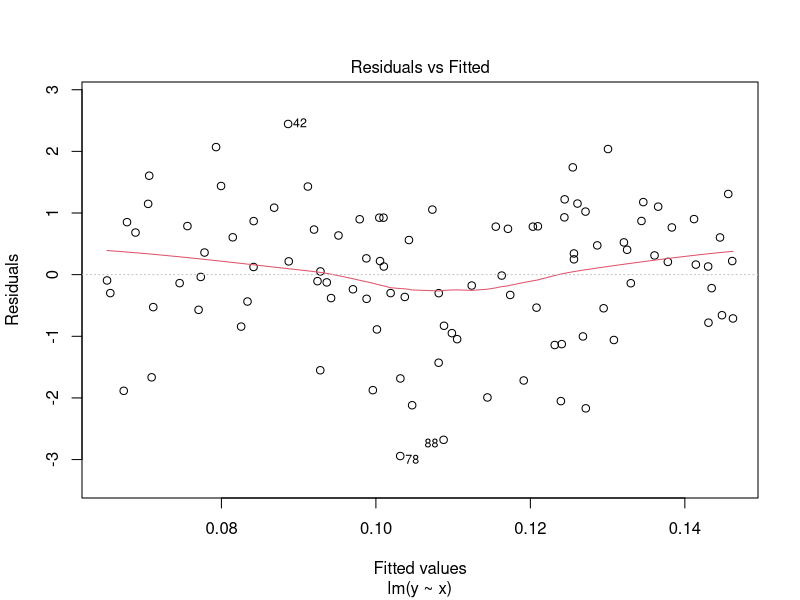
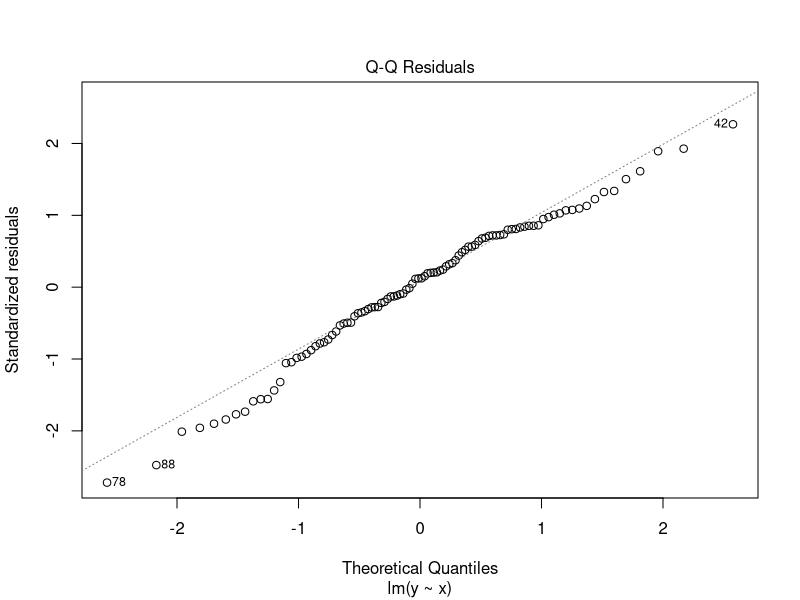
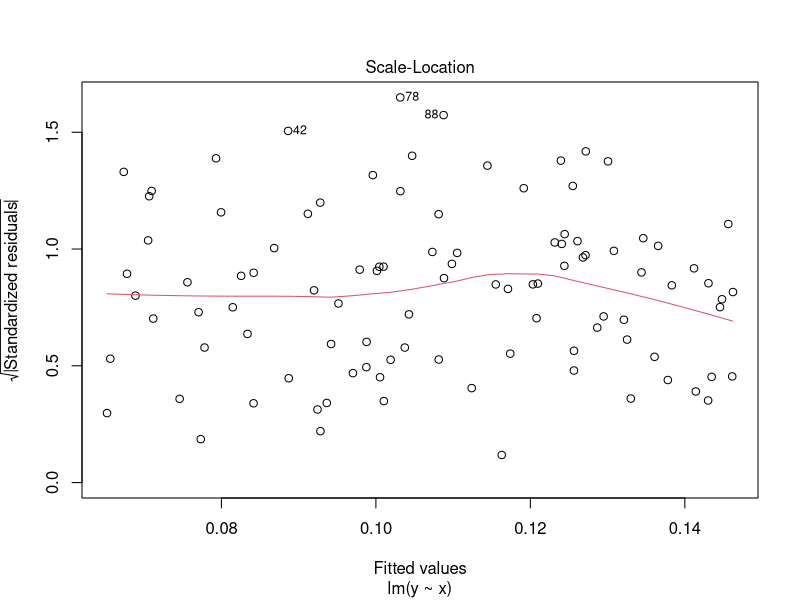
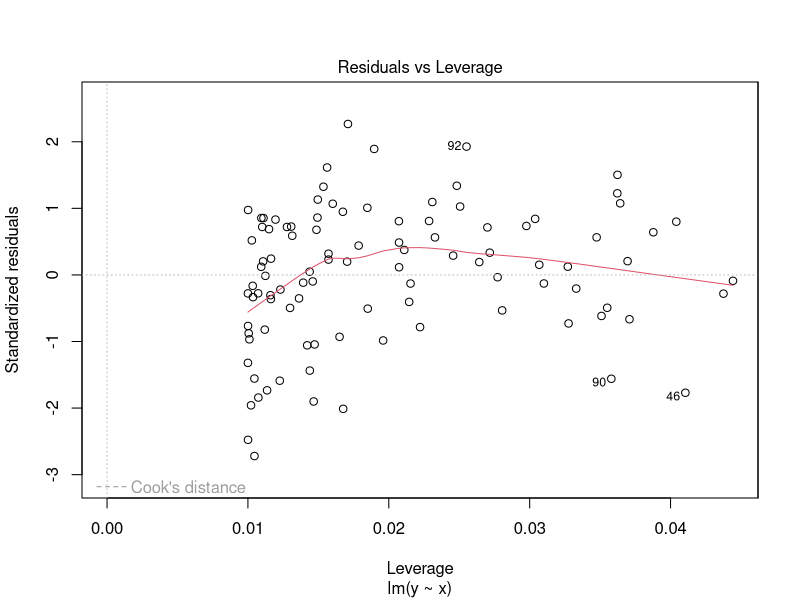
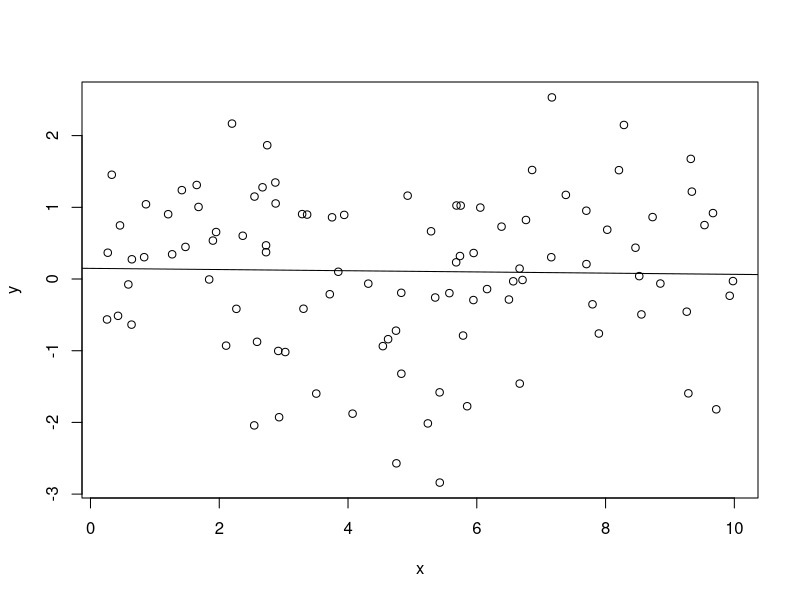
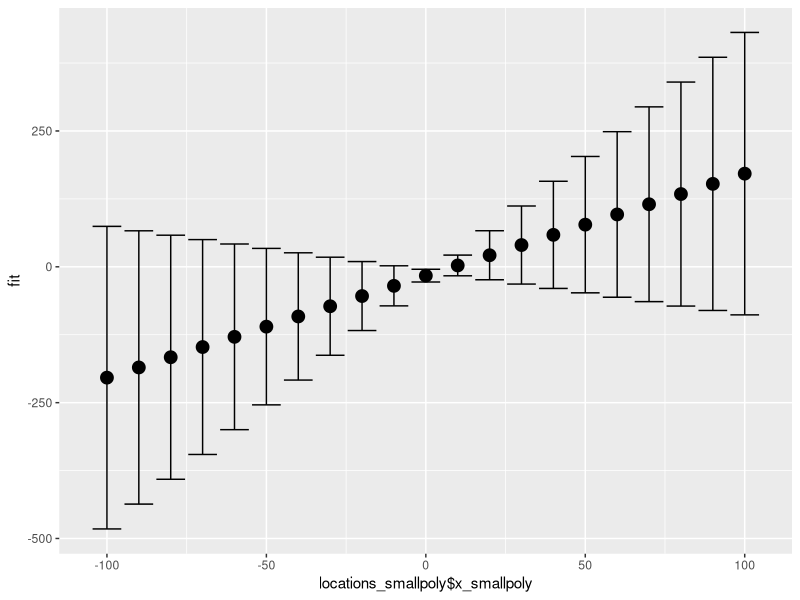
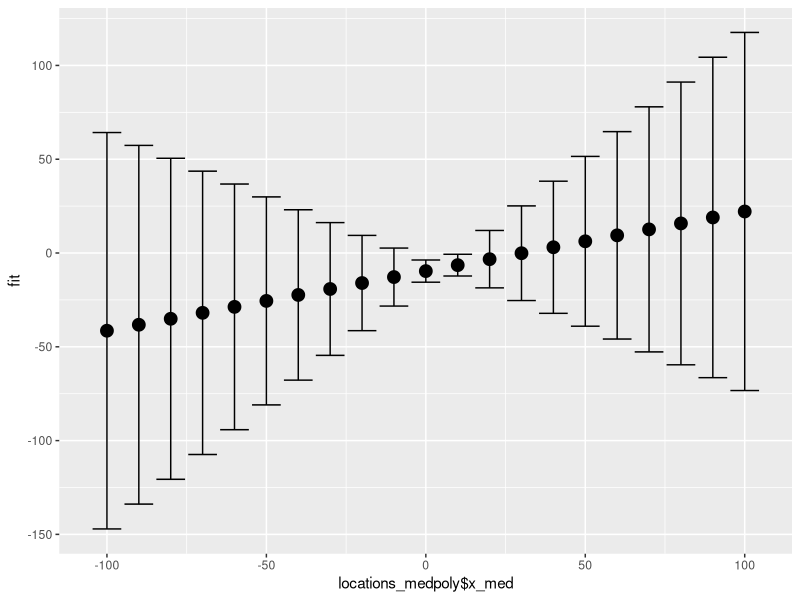
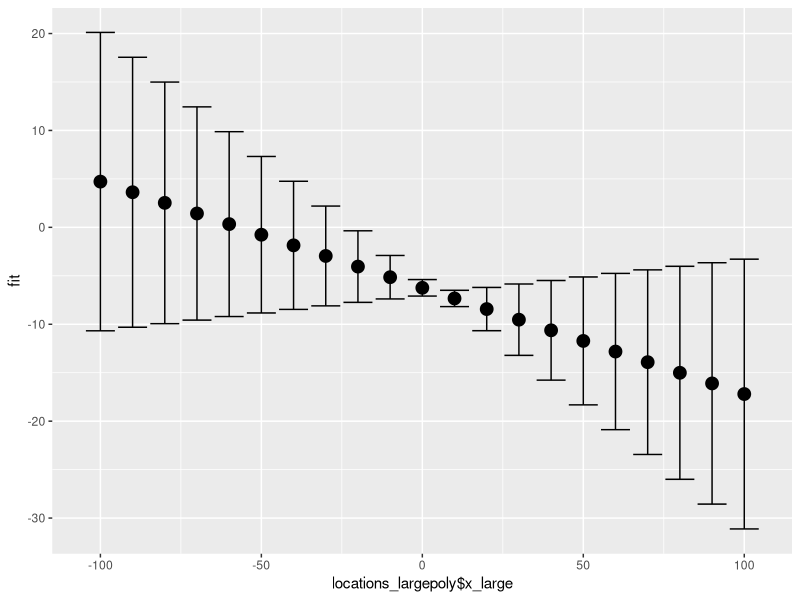

Write R code to recreate these figures, in order.
## ---- chunk 1
knitr::opts_chunk$set(echo = TRUE)
## ---- chunk 2
require(ggplot2)
## ---- chunk 3
check_violations <- function(sample_size, orig_new_obsv, violation_name, violation_func, sigma_sq, orig_x) {
# new_obs used to calculate y
# x, eps used to calculate y_hat
    if (violation_name == "None") {
      x <- orig_x
      new_obsv <- orig_new_obsv
      eps <- rnorm(sample_size, mean = 0, sd = sqrt(sigma_sq))
      return(list(x,new_obsv,eps))
    }
    if (violation_name == "Nonlinear relationship") {
      x <- violation_func(orig_x)
      new_obsv <- violation_func(orig_new_obsv)
      eps <- rnorm(sample_size, mean = 0, sd = sqrt(sigma_sq))
      return(list(x,new_obsv,eps))
    }
    if (violation_name == "Non-normal errors") {
      if (violation_func == "Gamma") {
        x <- orig_x
        new_obsv <- orig_new_obsv
        eps_alpha <- 2
        eps_beta <- 1/4
        eps <- (rgamma(sample_size, shape = eps_alpha, scale = eps_beta) - eps_alpha * eps_beta) * 2
        return(list(x,new_obsv,eps))
      }
      if (violation_func == "Poisson") {
        x <- orig_x
        new_obsv <- orig_new_obsv
        lambda <- 4
        eps <- (rpois(sample_size, lambda) - lambda) * 2
        return(list(x,new_obsv,eps))
      }
    }
    if (violation_name == "Heterogeneous variances"){
      x <- orig_x
      new_obsv <- orig_new_obsv
      eps <- rnorm(sample_size, mean = 0, sd = violation_func(x))
      return(list(x,new_obsv,eps))
  }
}


# function that will run simulations, violating a specific assumption
run_simulations <- function(num_runs, sample_size, num_new_obsv, violation, violation_func, parameters, sigma_sq) {
  
  sim_results <- data.frame(bad_prediction_rate = 0,
                            bad_b0_rate = 0, 
                            bad_b1_rate = 0, 
                            average_mse = 0, 
                            insignificant_b0_rate = 0, 
                            insignificant_b1_rate = 0)

  b0 <- parameters[1]
  b1 <- parameters[2]
  
  for (i in 1:num_runs) {
    x <- runif(sample_size, 0, 10)
    new_obsv <- runif(num_new_obsv, 0, 10)
    
    violated_data <- check_violations(sample_size, new_obsv, violation, violation_func, sigma_sq, x)
    violated_x <- violated_data[[1]]
    violated_new_obsv <- violated_data[[2]]
    eps <- violated_data[[3]]
    
    y <- b0 + b1 * violated_x + eps
    exp_val_y <- b0 + b1 * violated_new_obsv
    
    # fit a linear model using the simulated data
    my_lm <- lm(y ~ x)
    
    # predict y for new values of x using the fitted linear model
    y_hat_ci <- predict(my_lm, newdata = data.frame(x = new_obsv), interval = "confidence")
    # check whether the confidence interval actually captures the expected value of y from the true model
    bad_predictions <- num_new_obsv - sum((exp_val_y >= y_hat_ci[,2]) & (exp_val_y <= y_hat_ci[,3]))
    sim_results$bad_prediction_rate <- sim_results$bad_prediction_rate + bad_predictions
    
    # get confidence iterval for beta hat
    beta_ci <- confint(my_lm)
    # check whether the true value for the betas is caputured in the confidence interval
    good_betas <- ((parameters >= beta_ci[,1]) & (parameters <= beta_ci[,2]))
    if (good_betas[1] == FALSE) sim_results$bad_b0_rate <- sim_results$bad_b0_rate + 1
    if (good_betas[2] == FALSE) sim_results$bad_b1_rate <- sim_results$bad_b1_rate + 1
    
    # add the mse to the sum of MSE for all runs (to be averaged at the end)
    sim_results$average_mse <- sim_results$average_mse + (anova(my_lm)$'Mean Sq'[2])
    
    
    # check which beta_hats are significant based on the p-values
    p_vals <- summary(my_lm)$coeff[,4]
    if (p_vals[1] > .05) sim_results$insignificant_b0_rate <- sim_results$insignificant_b0_rate + 1
    if (p_vals[2] > .05) sim_results$insignificant_b1_rate <- sim_results$insignificant_b1_rate + 1
  }
  sim_results$bad_prediction_rate <- sim_results$bad_prediction_rate/(num_new_obsv*num_runs)
  sim_results[,2:6] <- sim_results[,2:6]/num_runs

  payload <- list(sim_results=sim_results, lm_model=my_lm, x=x, y=y, eps=eps, y_hat_ci=y_hat_ci, exp_val_y=exp_val_y)
  return(payload)
  
}
## ---- chunk 4
show_diagnostics <- function(payload) {
  # unpack payload
  list2env(payload, envir=environment())
  #list[sim_results, lm_model, x, y, eps, y_hat_ci, exp_val_y] <- payload

  # print() required inside function
  print(summary(lm_model))
  print(anova(lm_model))
  plot(lm_model)
  plot(y ~ x)
abline(lm_model)
#ggplot(yhat_medsine, aes(x =locations_medsine$x_med, y = fit)) +
#geom_point(size = 4) +
#geom_errorbar(aes(ymax = yhat_medsine$upr, ymin = #yhat_medsine$lwr))
}

n_sims <- 10
n_samps <- 100
num_new_obsv <- 10
violation_type <- "Nonlinear relationship"
violation_func <- sin
parameters <- c(0,1)
sigma_sq <- 1

payload <- run_simulations(n_sims, n_samps, num_new_obsv, violation_type, violation_func, parameters, sigma_sq)

show_diagnostics(payload)
## ---- chunk 5
#part e, name the normal func & nonnormal func & randomly call it
my.simulation <- function(n, b0, b1){
  choices.simulation <- c("normal", "nonnormal")
  random.choice <- sample(choices.simulation, 1)
  if (random.choice == "normal"){
    return(normal_func)
  }
  else{
    return(nonnormal_func)
  }
}
## ---- chunk 6
set.seed(1)
# Sample code to get started
n_small <- 20
n_med <- 100
n_large <- 5000
locations <- c(-10:10)*10
## ---- chunk 7
num_runs <- 100
num_new_obsv <- 20
parameters <- c(10,2)
sigma_sq <- 4
## ---- chunk 8
poly_func <- function(x) (x-5)^2
poly_small_results <- run_simulations(num_runs,
                                      n_small, 
                                      num_new_obsv, 
                                      violation = "Nonlinear relationship", 
                                      violation_func = poly_func, 
                                      parameters, 
                                      sigma_sq)

poly_med_results <-run_simulations(num_runs,
                                   n_med, 
                                   num_new_obsv, 
                                   violation =  "Nonlinear relationship", 
                                   violation_func = poly_func, 
                                   parameters, 
                                   sigma_sq)

poly_large_results <-run_simulations(num_runs, 
                                     n_large, 
                                     num_new_obsv, 
                                     violation =  "Nonlinear relationship", 
                                     violation_func = poly_func, 
                                     parameters, 
                                     sigma_sq)
polynomial_results <- rbind(small_samp = poly_small_results, 
                            med_samp = poly_med_results, 
                            large_samp = poly_large_results)
polynomial_results
## ---- chunk 9
exp_small_results <- run_simulations(num_runs,
                                     n_small, 
                                     num_new_obsv, 
                                     violation =  "Nonlinear relationship", 
                                     violation_func = exp, 
                                     parameters, 
                                     sigma_sq)

exp_med_results <-run_simulations(num_runs, 
                                  n_med, 
                                  num_new_obsv, 
                                  violation =  "Nonlinear relationship",
                                  violation_func = exp, 
                                  parameters, 
                                  sigma_sq)

exp_large_results <-run_simulations(num_runs,
                                    n_large, 
                                    num_new_obsv, 
                                    violation =  "Nonlinear relationship", 
                                    violation_func = exp, 
                                    parameters, 
                                    sigma_sq)

exponential_results <- rbind(small_samp = exp_small_results,
                             med_samp = exp_med_results, 
                             large_samp = exp_large_results)
exponential_results
## ---- chunk 10
sin_small_results <- run_simulations(num_runs, 
                                     n_small, 
                                     num_new_obsv, 
                                     violation =  "Nonlinear relationship", 
                                     violation_func = sin, 
                                     parameters, 
                                     sigma_sq)

sin_med_results <- run_simulations(num_runs, 
                                   n_med, 
                                   num_new_obsv, 
                                   violation =  "Nonlinear relationship", 
                                   violation_func = sin, 
                                   parameters, 
                                   sigma_sq)

sin_large_results <- run_simulations(num_runs, 
                                     n_large, 
                                     num_new_obsv, 
                                     violation =  "Nonlinear relationship", 
                                     violation_func = sin, 
                                     parameters, 
                                     sigma_sq)

sinusoidal_results <- rbind(small_samp = sin_small_results, 
                            med_samp = sin_med_results, 
                            large_samp = sin_large_results)
sinusoidal_results
## ---- chunk 11
log_small_results <- run_simulations(num_runs, 
                                     n_small, 
                                     num_new_obsv, 
                                     violation =  "Nonlinear relationship", 
                                     violation_func = log,
                                     parameters, 
                                     sigma_sq)

log_med_results <- run_simulations(num_runs, 
                                   n_med, 
                                   num_new_obsv, 
                                   violation =  "Nonlinear relationship", 
                                   violation_func = log, 
                                   parameters, 
                                   sigma_sq)

log_large_results <- run_simulations(num_runs, 
                                     n_large, 
                                     num_new_obsv, 
                                     violation =  "Nonlinear relationship", 
                                     violation_func = log, 
                                     parameters, 
                                     sigma_sq)

logarithmic_results <- rbind(small_samp = log_small_results, 
                             med_samp = log_med_results, 
                             large_samp = log_large_results)
logarithmic_results
## ---- chunk 12
# TODO: randomize these for part e
b0 <- 10
b1 <- 2

# small sample size
x_smallpoly <- runif(n_small, 0, 10)
eps_smallpoly <- 3 * rnorm(n_small)
y_smallpoly <- b0 - b1 * (x_smallpoly - 5)^2 + eps_smallpoly


# med sample size
x_medpoly <- runif(n_med, 0, 10)
eps_medpoly <- 3 * rnorm(n_med)
y_medpoly <- b0 - b1 * (x_medpoly - 5)^2 + eps_medpoly

# lrg sample size
x_largepoly <- runif(n_large, 0, 10)
eps_largepoly <- 3 *rnorm(n_large)
y_largepoly <- b0 - b1 * (x_largepoly - 5)^2 + eps_largepoly

y_test <- b0 + b1 *x_largepoly + eps_largepoly
lm_test <- lm(y_test ~ x_largepoly)
anova(lm_test)
# part c, for each simulation:
# predict y-hat at several different locations using a confidence interval
locations_smallpoly <- data.frame(x_smallpoly = locations)

lm_smallpoly <- lm(y_smallpoly ~ x_smallpoly)
yhat_smallpoly <- predict.lm(lm_smallpoly, newdata=locations_smallpoly, interval="confidence") # predict y_hat
(yhat_smallpoly)
summary(lm_smallpoly)$coef  # model coefficients
(confint(lm_smallpoly))
(anova(lm_smallpoly)$'Mean Sq'[2]) # MSE
(summary(lm_smallpoly)$coeff[,4]) # p-vals of our coeffs
## ---- chunk 13
locations_medpoly <- data.frame(x_medpoly = locations)
lm_medpoly <- lm(y_medpoly ~ x_medpoly)
yhat_medpoly <- predict.lm(lm_medpoly, newdata=locations_medpoly, interval="confidence")
(yhat_medpoly)
summary(lm_medpoly)$coef
(confint(lm_medpoly))
(anova(lm_medpoly)$'Mean Sq'[2])
(summary(lm_medpoly)$coeff[,4])
## ---- chunk 14
locations_largepoly <- data.frame(x_largepoly = locations)
lm_largepoly <- lm(y_largepoly ~ x_largepoly)
yhat_largepoly <- predict.lm(lm_largepoly, newdata=locations_largepoly, interval="confidence")
## ---- chunk 15
summary(lm_largepoly)$coef
(confint(lm_largepoly))
(anova(lm_largepoly)$'Mean Sq'[2])
(summary(lm_largepoly)$coeff[,4])
## ---- chunk 16
yhat_smallpoly <- data.frame(yhat_smallpoly)

ggplot(yhat_smallpoly, aes(x =locations_smallpoly$x_smallpoly, y = fit)) +
  geom_point(size = 4) +
  geom_errorbar(aes(ymax = yhat_smallpoly$upr, ymin = yhat_smallpoly$lwr))


yhat_medpoly <- data.frame(yhat_medpoly)

ggplot(yhat_medpoly, aes(x =locations_medpoly$x_med, y = fit)) +
  geom_point(size = 4) +
  geom_errorbar(aes(ymax = yhat_medpoly$upr, ymin = yhat_medpoly$lwr))


yhat_largepoly <- data.frame(yhat_largepoly)

ggplot(yhat_largepoly, aes(x =locations_largepoly$x_large, y = fit)) +
  geom_point(size = 4) +
  geom_errorbar(aes(ymax = yhat_largepoly$upr, ymin = yhat_largepoly$lwr))
## ---- chunk 17
# TODO: randomize these for part e
b0 <- 10
b1 <- 2

# small sample size
x_smallexp <- runif(n_small, 0, 10)
eps_smallexp <- 3 * rnorm(n_small)
y_smallexp <- b0 - b1 * exp(x_smallexp) + eps_smallexp


# med sample size
x_medexp <- runif(n_med, 0, 10)
eps_medexp <- 3 * rnorm(n_med)
y_medexp <- b0 - b1 * exp(x_medexp) + eps_medexp

# lrg sample size
x_largeexp <- runif(n_large, 0, 10)
eps_largeexp <- 3 * rnorm(n_large)
y_largeexp <- b0 - b1 * exp(x_largeexp) + eps_largeexp

# part c, for each simulation:
# predict y-hat at several different locations using a confidence interval.
locations_smallexp <- data.frame(x_smallexp = locations)

lm_smallexp <- lm(y_smallexp ~ x_smallexp)
yhat_smallexp <- predict.lm(lm_smallexp, newdata=locations_smallexp, interval="confidence") # predict y_hat

summary(lm_smallexp)$coef  # model coefficients
(confint(lm_smallexp))
(anova(lm_smallexp)$'Mean Sq'[2]) # MSE
(summary(lm_smallexp)$coeff[,4])  # p-vals of our coeffs
## ---- chunk 18
locations_medexp <- data.frame(x_medexp = locations)
lm_medexp <- lm(y_medexp ~ x_medexp)
yhat_medexp <- predict.lm(lm_medexp, newdata=locations_medexp, interval="confidence")
(yhat_medexp)
summary(lm_medexp)$coef
(confint(lm_medexp))
(anova(lm_medexp)$'Mean Sq'[2])
(summary(lm_medexp)$coeff[,4])
## ---- chunk 19
locations_largeexp <- data.frame(x_largeexp = locations)
lm_largeexp <- lm(y_largeexp ~ x_largeexp)
yhat_largeexp <- predict.lm(lm_largeexp, newdata=locations_largeexp, interval="confidence")
## ---- chunk 20
summary(lm_largeexp)$coef
(confint(lm_largeexp))
(anova(lm_largeexp)$'Mean Sq'[2])
(summary(lm_largeexp)$coeff[,4])
## ---- chunk 21
yhat_smallexp <- data.frame(yhat_smallexp)

ggplot(yhat_smallexp, aes(x =locations_smallexp$x_smallexp, y = fit)) +
  geom_point(size = 4) +
  geom_errorbar(aes(ymax = yhat_smallexp$upr, ymin = yhat_smallexp$lwr))


yhat_medexp <- data.frame(yhat_medexp)

ggplot(yhat_medexp, aes(x =locations_medexp$x_med, y = fit)) +
  geom_point(size = 4) +
  geom_errorbar(aes(ymax = yhat_medexp$upr, ymin = yhat_medexp$lwr))


yhat_largeexp <- data.frame(yhat_largeexp)

ggplot(yhat_largeexp, aes(x =locations_largeexp$x_large, y = fit)) +
  geom_point(size = 4) +
  geom_errorbar(aes(ymax = yhat_largeexp$upr, ymin = yhat_largeexp$lwr))
## ---- chunk 22
# TODO: randomize these for part e
b0 <- 0
b1 <- 20*pi

# small sample size
x_smallsine <- runif(n_small, 0, 10)
eps_smallsine <- 3 * rnorm(n_small)
y_smallsine <- b0 + b1 * sin(x_smallsine) + eps_smallsine


# med sample size
x_medsine <- runif(n_med, 0, 10)
eps_medsine <- 3 * rnorm(n_med)
y_medsine <- b0 - b1 * sin(x_medsine) + eps_medsine

# lrg sample size
x_largesine <- runif(n_large, 0, 10)
eps_largesine <- 3 * rnorm(n_large)
y_largesine <- b0 - b1 * sin(x_largesine) + eps_largesine

# part c, for each simulation:
# predict y-hat at several different locations using a confidence interval.
locations_smallsine <- data.frame(x_smallsine = locations)

lm_smallsine <- lm(y_smallsine ~ x_smallsine)
yhat_smallsine <- predict.lm(lm_smallsine, newdata=locations_smallsine, interval="confidence") # predict y_hat

summary(lm_smallsine)$coef  # model coefficients
(confint(lm_smallsine))
(anova(lm_smallsine)$'Mean Sq'[2]) # MSE
(summary(lm_smallsine)$coeff[,4])  # p-vals of our coeffs
## ---- chunk 23
locations_medsine <- data.frame(x_medsine = locations)
lm_medsine <- lm(y_medsine ~ x_medsine)
yhat_medsine <- predict.lm(lm_medsine, newdata=locations_medsine, interval="confidence")
(yhat_medsine)
summary(lm_medsine)$coef
(confint(lm_medsine))
(anova(lm_medsine)$'Mean Sq'[2])
(summary(lm_medsine)$coeff[,4])
## ---- chunk 24
locations_largesine <- data.frame(x_largesine = locations)
lm_largesine <- lm(y_largesine ~ x_largesine)
yhat_largesine <- predict.lm(lm_largesine, newdata=locations_largesine, interval="confidence")
## ---- chunk 25
summary(lm_largesine)$coef
(confint(lm_largesine))
(anova(lm_largesine)$'Mean Sq'[2])
(summary(lm_largesine)$coeff[,4])
## ---- chunk 26
yhat_smallsine <- data.frame(yhat_smallsine)

ggplot(yhat_smallsine, aes(x =locations_smallsine$x_smallsine, y = fit)) +
  geom_point(size = 4) +
  geom_errorbar(aes(ymax = yhat_smallsine$upr, ymin = yhat_smallsine$lwr))


yhat_medsine <- data.frame(yhat_medsine)

ggplot(yhat_medsine, aes(x =locations_medsine$x_med, y = fit)) +
  geom_point(size = 4) +
  geom_errorbar(aes(ymax = yhat_medsine$upr, ymin = yhat_medsine$lwr))


yhat_largesine <- data.frame(yhat_largesine)

ggplot(yhat_largesine, aes(x =locations_largesine$x_large, y = fit)) +
  geom_point(size = 4) +
  geom_errorbar(aes(ymax = yhat_largesine$upr, ymin = yhat_largesine$lwr))
## ---- chunk 27
gamma_small_results <- run_simulations(num_runs, 
                                     n_small, 
                                     num_new_obsv, 
                                     violation =  "Non-normal errors", 
                                     violation_func = "Gamma",
                                     parameters, 
                                     sigma_sq)

gamma_med_results <- run_simulations(num_runs, 
                                   n_med, 
                                   num_new_obsv, 
                                   violation =  "Non-normal errors", 
                                   violation_func = "Gamma", 
                                   parameters, 
                                   sigma_sq)

gamma_large_results <- run_simulations(num_runs, 
                                     n_large, 
                                     num_new_obsv, 
                                     violation =  "Non-normal errors", 
                                     violation_func = "Gamma", 
                                     parameters, 
                                     sigma_sq)

gamma_results <- rbind(small_samp = gamma_small_results, 
                             med_samp = gamma_med_results, 
                             large_samp = gamma_large_results)
gamma_results
## ---- chunk 28
# Sample code to get started
n <- n_large


# TODO randomize this for part e
b0 <- 10
b1 <- 2
eps_alpha <- 2
eps_beta <- 1/4


x <- runif(n, 0, 10)
eps <- (rgamma(n, eps_alpha, 1/eps_beta) - eps_alpha * eps_beta) * 2
y <- b0 - b1 * x + eps

# hist(eps)
var(eps)
mean(eps)

## ---- chunk 29
poisson_small_results <- run_simulations(num_runs, 
                                     n_small, 
                                     num_new_obsv, 
                                     violation =  "Non-normal errors", 
                                     violation_func = "Poisson",
                                     parameters, 
                                     sigma_sq)

poisson_med_results <- run_simulations(num_runs, 
                                   n_med, 
                                   num_new_obsv, 
                                   violation =  "Non-normal errors", 
                                   violation_func = "Poisson", 
                                   parameters, 
                                   sigma_sq)

poisson_large_results <- run_simulations(num_runs, 
                                     n_large, 
                                     num_new_obsv, 
                                     violation =  "Non-normal errors", 
                                     violation_func = "Poisson", 
                                     parameters, 
                                     sigma_sq)

poisson_results <- rbind(small_samp = poisson_small_results, 
                             med_samp = poisson_med_results, 
                             large_samp = poisson_large_results)
poisson_results
## ---- chunk 30
#rpois()
## ---- chunk 31
# Sample code to get started
n <- 200
b0 <- 10
b1 <- 10

x <- runif(n, 0, 10)
eps <- rnorm(n, sd = 0.5 * x^2)
y <- b0 + b1 * x + eps

## ---- chunk 32
hetero_var_small_results <- run_simulations(num_runs,
                                     n_small, 
                                     num_new_obsv, 
                                     violation =  "Heterogeneous variances", 
                                     violation_func = poly_func, 
                                     parameters, 
                                     sigma_sq)

hetero_var_med_results <-run_simulations(num_runs, 
                                  n_med, 
                                  num_new_obsv, 
                                  violation =  "Heterogeneous variances",
                                  violation_func = poly_func, 
                                  parameters, 
                                  sigma_sq)

hetero_var_large_results <-run_simulations(num_runs,
                                    n_large, 
                                    num_new_obsv, 
                                    violation =  "Heterogeneous variances", 
                                    violation_func = poly_func, 
                                    parameters, 
                                    sigma_sq)

hetero_var_results <- rbind(small_samp = hetero_var_small_results,
                             med_samp = hetero_var_med_results, 
                             large_samp = hetero_var_large_results)
hetero_var_results
## ---- chunk 33
# Sample code to get started
n <- 200
b0 <- 10
b1 <- 10
rho <- 0.9
sigma <- 2

x <- runif(n, 0, 10)

eps <- arima.sim(model = list(ar = rho), n = n)

y <- b0 + b1 * x + eps

# OR...

eps <- rep(0, n)
e.ind <- rnorm(n, mean = 0, sd = (sigma / sqrt(1-rho^2)))
eps[1] <- e.ind[1]
for (i in 2:n) {
  eps[i] <- rho * eps[i-1] + e.ind[i]
}

y <- b0 + b1 * x + eps
## ---- chunk 34
n <- 20
b0 <- 10
b1 <- 3
b2 <- 7

simga <- 2

x1 <- runif(n, 0, 10)
x2 <- x1 + rnorm(n)
cor(x1, x2)


eps <- rnorm(n, sd = sigma)
y <- b0 + b1 * x1 + b2 * x2 + eps





# B <- 100
# many.sims.multicollinearity <- sapply(1:B, function(i) {
#     # x <- rnorm(100, mean = 0, sd = 1)
#     # eps <- rnorm(100, mean = 0, sd = sqrt(0.25))
#     # y <- -1 + 0.5 * x + eps
#     # simul.fit <- lm(y ~ x)
#     # beta.1 <- 0.5
#     # lower <- confint(simul.fit, "x")[1]
#     # upper <- confint(simul.fit, "x")[2]
#     # boolean <- beta.1 <= upper & beta.1 >= lower
#     #return(boolean)
# })

# proportion <- sum(many.sims.multicollinearity)/length(many.sims.multicollinearity)
# proportion

## ---- chunk 35
